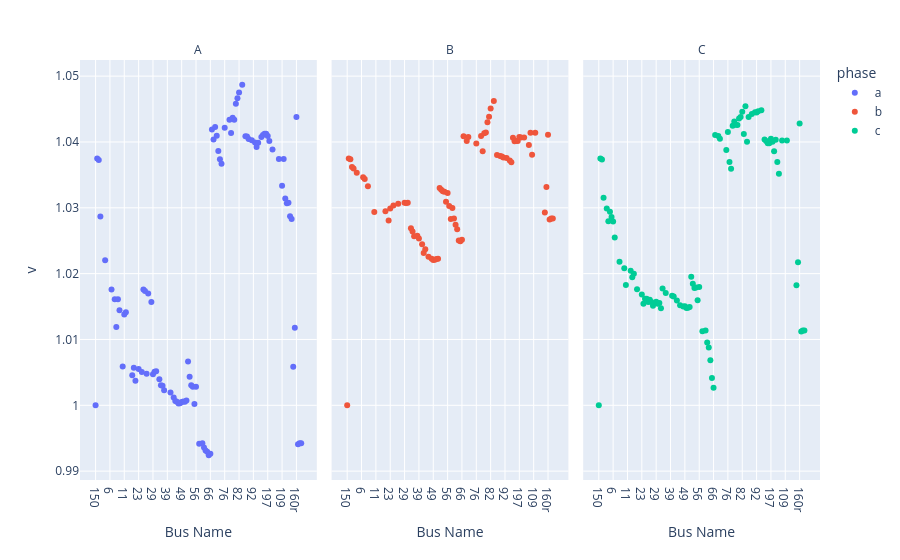

Notebook cell for this chart:
### Code cell
result.plot_voltages()

### Figure 1 — Plotly figure (JSON) as saved in the notebook; plotly's stock layout.template omitted (floating-point values rounded to 4 significant figures; data arrays with more than 128 entries replaced by an {"elided": "..."} marker saying what was removed)
{"data": [{"hovertemplate": "phase=a<br>name=%{x}<br>v=%{y}<extra></extra>", "legendgroup": "a", "marker": {"color": "#636efa", "symbol": "circle"}, "mode": "markers", "name": "a", "orientation": "v", "showlegend": true, "type": "scatter", "x": {"elided": "130 str values"}, "xaxis": "x", "y": {"elided": "130 float values"}, "yaxis": "y"}, {"hovertemplate": "phase=b<br>name=%{x}<br>v=%{y}<extra></extra>", "legendgroup": "b", "marker": {"color": "#EF553B", "symbol": "circle"}, "mode": "markers", "name": "b", "orientation": "v", "showlegend": true, "type": "scatter", "x": {"elided": "130 str values"}, "xaxis": "x2", "y": {"elided": "130 float values"}, "yaxis": "y2"}, {"hovertemplate": "phase=c<br>name=%{x}<br>v=%{y}<extra></extra>", "legendgroup": "c", "marker": {"color": "#00cc96", "symbol": "circle"}, "mode": "markers", "name": "c", "orientation": "v", "showlegend": true, "type": "scatter", "x": {"elided": "130 str values"}, "xaxis": "x3", "y": {"elided": "130 float values"}, "yaxis": "y3"}], "layout": {"annotations": [{"font": {}, "showarrow": false, "text": "A", "x": 0.16, "xanchor": "center", "xref": "paper", "y": 1, "yanchor": "bottom", "yref": "paper"}, {"font": {}, "showarrow": false, "text": "B", "x": 0.5, "xanchor": "center", "xref": "paper", "y": 1, "yanchor": "bottom", "yref": "paper"}, {"font": {}, "showarrow": false, "text": "C", "x": 0.84, "xanchor": "center", "xref": "paper", "y": 1, "yanchor": "bottom", "yref": "paper"}], "legend": {"title": {"text": "phase"}, "tracegroupgap": 0}, "margin": {"t": 60}, "xaxis": {"anchor": "y", "domain": [0, 0.32], "title": {"text": "Bus Name"}}, "xaxis2": {"anchor": "y2", "domain": [0.34, 0.66], "matches": "x", "title": {"text": "Bus Name"}}, "xaxis3": {"anchor": "y3", "domain": [0.68, 1.0], "matches": "x", "title": {"text": "Bus Name"}}, "yaxis": {"anchor": "x", "domain": [0, 1], "title": {"text": "v"}}, "yaxis2": {"anchor": "x2", "domain": [0, 1], "matches": "y", "showticklabels": false}, "yaxis3": {"anchor": "x3", "domain": [0, 1], "matches": "y", "showticklabels": false}}}
